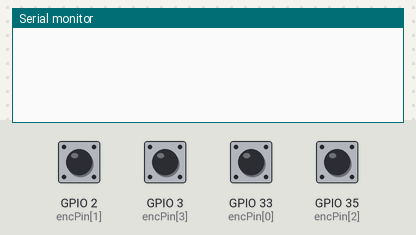
Bench run of a sketch on a simulated ESP32. Shown: the last lines printed to the serial monitor. The inputs (shaded band) are chosen by the test bench; at power-on: GPIO 2 (encPin[1]), GPIO 3 (encPin[3]), GPIO 33 (encPin[0]), GPIO 35 (encPin[2]) HIGH.

Above: at 1.2 s.
1.3 s: GPIO 2 (encPin[1]) pulled LOW for 0.15 s
At 1.8 s:
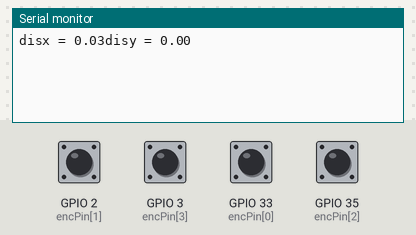
2.9 s: GPIO 3 (encPin[3]) pulled LOW for 0.15 s
At 4.2 s:
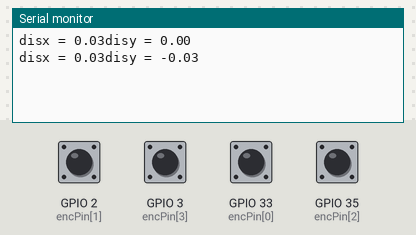
4.5 s: GPIO 2 (encPin[1]) pulled LOW for 1 s
At 6.7 s:
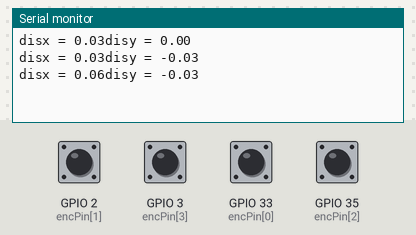
7.0 s: GPIO 3 (encPin[3]) pulled LOW for 1 s
At 8.6 s:
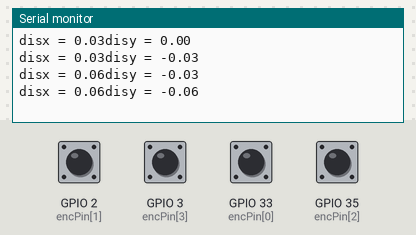
Timing chart, 0 to 10.1 s (numbered marks = the images above; inputs shaded):
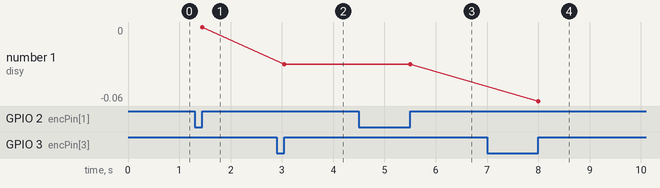

The sketch:

Bhavana_s_code.ino
```cpp
int encPin[4] = {33, 2, 35, 3};
//int encPin[4] = {35, 3, 33, 2};
volatile int counterx = 0, countery = 0;
const double pi = 3.1415926535897932384626433832795;
double x = 0.0, y = 0.0;
float disx, disy, disx1, disy1;
void enc_read()
{
  disx = counterx * 5.8 * pi / 600.0;
  disy = countery * 5.8 * pi / 600.0;
  if(disx!=disx1 || disy!=disy1){
  Serial.print("disx = ");
  Serial.print(disx);
  Serial.print("disy = ");
  Serial.print(disy);
  Serial.println();
  }
  disx1=disx;
  disy1=disy;
 }

void ai0()
{
  if (digitalRead(encPin[0]) == LOW)
    counterx--;
  else
    counterx++;
}
void ai1()
{
  if (digitalRead(encPin[2]) == LOW)
    countery++;
  else
    countery--;
}

void setup() {
  Serial.begin(9600);

  for (int i = 0; i < 4; i++)
    pinMode(encPin[i], INPUT_PULLUP);
  attachInterrupt(digitalPinToInterrupt(encPin[1]), ai0, RISING);
  attachInterrupt(digitalPinToInterrupt(encPin[3]), ai1, RISING);
}

void loop(){
  enc_read();
}
```

Measured:
- after the input at 1.3 s, the serial monitor: prints a new line after 0.15 s (image 1)
- after the input at 2.9 s, the serial monitor: prints a new line after 0.15 s (image 2)
- after the input at 4.5 s, the serial monitor: prints a new line after 1.0 s (image 3)
- after the input at 7.0 s, the serial monitor: prints a new line after 1.0 s (image 4)
- plotted number 1: 0 → -0.03 after the input at 2.9 s, -0.03 → -0.06 after the input at 7.0 s
